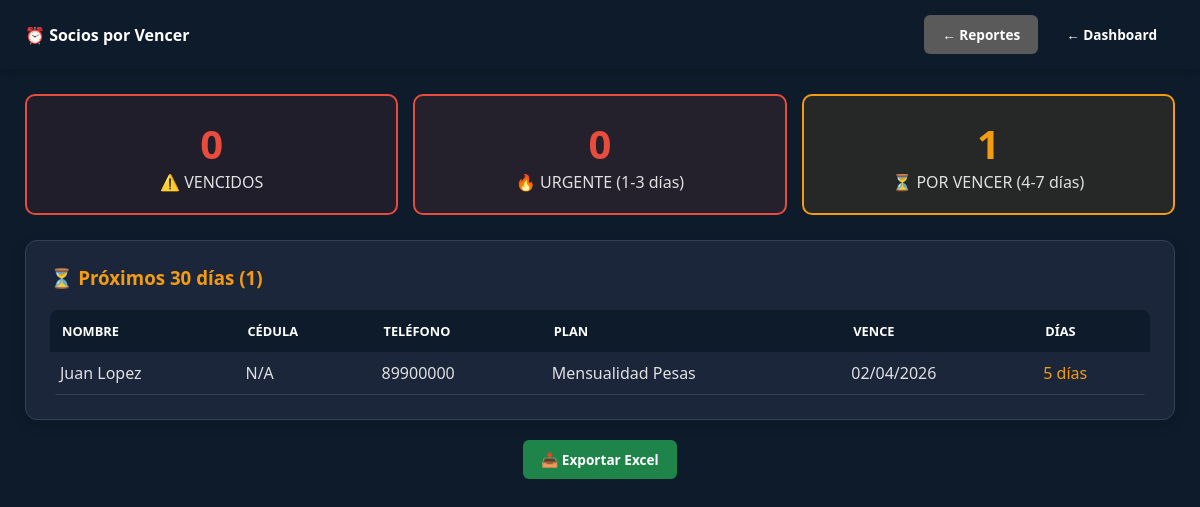
The page /views/admin/reporte_socios_vencer.php (signed in) on the database its author committed.
### tables this page shows
CREATE TABLE `socios` (
  `id` int(11) NOT NULL AUTO_INCREMENT,
  `nombre` varchar(50) NOT NULL,
  `apellido` varchar(50) NOT NULL,
  `cedula` varchar(20) DEFAULT NULL,
  `edad` int(3) DEFAULT NULL,
  `telefono` varchar(20) DEFAULT NULL,
  `enfermedad` text DEFAULT NULL,
  `fecha_ingreso` date NOT NULL,
  `emergencia_contacto` varchar(100) DEFAULT NULL,
  `foto_ruta` varchar(255) DEFAULT 'default.png',
  `estado` enum('ACTIVO','INACTIVO','DEUDOR') DEFAULT 'ACTIVO',
  `fecha_vencimiento` date DEFAULT NULL,
  `fecha_renovacion` date DEFAULT NULL,
  `id_plan` int(11) DEFAULT NULL,
  PRIMARY KEY (`id`),
  KEY `fk_socio_plan_gym` (`id_plan`),
  CONSTRAINT `fk_socio_plan` FOREIGN KEY (`id_plan`) REFERENCES `planes` (`id`) ON DELETE SET NULL,
  CONSTRAINT `fk_socio_plan_gym` FOREIGN KEY (`id_plan`) REFERENCES `planes` (`id`) ON DELETE SET NULL ON UPDATE CASCADE
);

CREATE TABLE `planes` (
  `id` int(11) NOT NULL AUTO_INCREMENT,
  `nombre_plan` varchar(100) NOT NULL,
  `duracion_dias` int(11) NOT NULL,
  `precio` decimal(10,2) NOT NULL,
  `estado` enum('ACTIVO','INACTIVO') DEFAULT 'ACTIVO',
  PRIMARY KEY (`id`)
);

### classes/Reporte.php (called while the page is built, shortened)
<?php
class Reporte {
    private $db;
    public function __construct($db) {
        $this->db = $db;
    }
    public function getSociosPorVencer($dias = 7) {
        $sql = "SELECT s.*, p.nombre_plan
                FROM socios s
                LEFT JOIN planes p ON s.id_plan = p.id
                WHERE s.estado = 'ACTIVO'
                AND s.fecha_vencimiento BETWEEN CURDATE() AND DATE_ADD(CURDATE(), INTERVAL ? DAY)
                ORDER BY s.fecha_vencimiento ASC";
        $stmt = $this->db->prepare($sql);
        $stmt->execute([$dias]);
        return $stmt->fetchAll(PDO::FETCH_ASSOC);
    }
    public function getSociosPorVencerAgrupados() {
        $sql = "SELECT
                    CASE
                        WHEN DATEDIFF(fecha_vencimiento, CURDATE()) <= 0 THEN 'VENCIDOS'
                        WHEN DATEDIFF(fecha_vencimiento, CURDATE()) <= 3 THEN 'URGENTE (1-3 días)'
                        WHEN DATEDIFF(fecha_vencimiento, CURDATE()) <= 7 THEN 'POR VENCER (4-7 días)'
                        ELSE 'PROXIMOS (8-30 días)'
                    END as grupo,
                    COUNT(*) as cantidad
                FROM socios
                WHERE estado = 'ACTIVO' AND fecha_vencimiento IS NOT NULL
                GROUP BY grupo
                ORDER BY FIELD(grupo, 'VENCIDOS', 'URGENTE (1-3 días)', 'POR VENCER (4-7 días)', 'PROXIMOS (8-30 días)')";
        $stmt = $this->db->prepare($sql);
        $stmt->execute();
        return $stmt->fetchAll(PDO::FETCH_ASSOC);
    }
}

### views/admin/reporte_socios_vencer.php (the view, shortened to what this page needs)
<?php
require_once "../../classes/Reporte.php";
$db = (new Database())->getConnection();
$config = (new AppConfig($db))->obtenerConfig();
$tema = $_SESSION['tema'] ?? $config['tema'] ?? 'default';
$reporte = new Reporte($db);
$desde = $_GET['desde'] ?? date('Y-m-01');
$hasta = $_GET['hasta'] ?? date('Y-m-d');
$agrupados = $reporte->getSociosPorVencerAgrupados();
$sociosPorVencer = $reporte->getSociosPorVencer(30);
?>
<!DOCTYPE html>
<html lang="es">
<head>
    <link rel="stylesheet" href="../../public/css/estilos.css">
</head>
<body class="<?php echo ($tema !== 'default') ? 'tema-' . $tema : ''; ?>">
    <header>
        <div class="logo"><h2>⏰ Socios por Vencer</h2></div>
        <div style="display:flex; gap:10px;">
            <a href="reportes.php" class="btn-volver gris">← Reportes</a>
            <a href="../dashboard.php" class="btn-volver">← Dashboard</a>
        </div>
    </header>
    <div class="dashboard-wrapper">
        <div class="alerta-grid">
            <?php
            $totalVencidos = 0;
            $totalUrgente = 0;
            $totalProximos = 0;
            foreach($agrupados as $a) {
                if(strpos($a['grupo'], 'POR VENCER') !== false) $totalProximos = $a['cantidad'];
            }
            ?>
            <div class="alerta-card vencidos">
                <div class="cantidad"><?php echo $totalVencidos; ?></div>
                <div>⚠️ VENCIDOS</div>
            </div>
            <div class="alerta-card urgente">
                <div class="cantidad"><?php echo $totalUrgente; ?></div>
                <div>🔥 URGENTE (1-3 días)</div>
            </div>
            <div class="alerta-card proximos">
                <div class="cantidad"><?php echo $totalProximos; ?></div>
                <div>⏳ POR VENCER (4-7 días)</div>
            </div>
        </div>
        <?php if(count($sociosPorVencer) > 0): ?>
        <div class="stat-card">
            <h3 style="color:var(--warning);">⏳ Próximos 30 días (<?php echo count($sociosPorVencer); ?>)</h3>
            <table class="tabla-socios">
                <thead>
                    <tr><th>Nombre</th><th>Cédula</th><th>Teléfono</th><th>Plan</th><th>Vence</th><th>Días</th></tr>
                </thead>
                <tbody>
                    <?php foreach($sociosPorVencer as $s):
                        $dias = floor((strtotime($s['fecha_vencimiento']) - time()) / 86400);
                    ?>
                    <tr>
                        <td><?php echo $s['nombre'].' '.$s['apellido']; ?></td>
                        <td><?php echo $s['cedula']; ?></td>
                        <td><?php echo $s['telefono']; ?></td>
                        <td><?php echo $s['nombre_plan'] ?? 'N/A'; ?></td>
                        <td><?php echo date('d/m/Y', strtotime($s['fecha_vencimiento'])); ?></td>
                        <td style="color:<?php echo $dias <= 3 ? 'var(--danger)' : 'var(--warning)'; ?>"><?php echo $dias; ?> días</td>
                    </tr>
                    <?php endforeach; ?>
                </tbody>
            </table>
        </div>
        <?php endif; ?>
        <div style="text-align:center; margin-top:20px;">
            <a href="../../controllers/ExportController.php?type=socios&desde=<?php echo $desde; ?>&hasta=<?php echo $hasta; ?>" class="btn-volver verde" target="_blank">📥 Exportar Excel</a>
        </div>
    </div>
</body>
</html>

### public/css/estilos.css (style rules this page uses)
:root { --primary: #27ae60; --secondary: #2c3e50; --danger: #e74c3c; --warning: #f39c12; --info: #3498db; --dark: #1a1a1a; --light: #f4f4f4; --bg-body: #f4f4f4; --bg-card: #ffffff; --text-main: #333333; --text-muted: #666666; --border-color: #dddddd; --header-bg: #2c3e50; --input-bg: #ffffff; --input-text: #333333; --input-border: #cccccc; --link-color: #2980b9; }
body.tema-darkblue { --primary: #3498db; --secondary: #0d1b2a; --danger: #e74c3c; --warning: #f39c12; --info: #5dade2; --dark: #f4f4f4; --light: #1b263b; --bg-body: #0d1b2a; --bg-card: #1b263b; --text-main: #e0e0e0; --text-muted: #94a3b8; --border-color: #334155; --header-bg: #0d1b2a; --input-bg: #0d1b2a; --input-text: #e0e0e0; --input-border: #334155; --link-color: #3498db; }
* { box-sizing: border-box; }
body { font-family: 'Segoe UI', Tahoma, Geneva, Verdana, sans-serif; background-color: var(--bg-body); color: var(--text-main); margin: 0; }
header { background: var(--header-bg); color: white; padding: 15px 25px; display: flex; justify-content: space-between; align-items: center; box-shadow: 0 2px 10px rgba(0,0,0,0.2); }
.dashboard-wrapper { padding: 25px; max-width: 1400px; margin: 0 auto; }
.card, .stat-card, .actions-box, .chart-box, .tabla-container, .seccion, .filtro-container, .grid-stats, .card-stat, .login-card, .stat-card, .recaudado-header, .calculadora-box, .page-card { background: var(--bg-card); color: var(--text-main); border: 1px solid var(--border-color); border-radius: 10px; padding: 20px; margin-bottom: 20px; box-shadow: 0 2px 8px rgba(0,0,0,0.08); }
.stat-card { padding: 1.5rem; border-radius: 12px; color: white; transition: transform 0.3s ease; box-shadow: 0 4px 15px rgba(0,0,0,0.1); text-decoration: none; display: block; }
.btn-volver { display: inline-block; padding: 8px 15px; background: var(--header-bg); color: white; text-decoration: none; border-radius: 5px; font-size: 0.8rem; font-weight: 600; }
table { width: 100%; border-collapse: collapse; background: var(--bg-card); color: var(--text-main); border-radius: 8px; overflow: hidden; margin-top: 20px; }
th { background: var(--header-bg); color: white; padding: 14px 12px; text-align: left; font-size: 0.8rem; text-transform: uppercase; }
td { padding: 12px; border-bottom: 1px solid var(--border-color); }
h1, h2, h3, h4, h5, h6 { color: var(--text-main); margin-top: 0; }
a { color: var(--link-color); text-decoration: none; }
.logo h2 { color: white; font-size: 1rem; margin: 0; }
body.tema-oscuro header h2, body.tema-darkblue header h2 { color: white; }
body.tema-oscuro .logo h2, body.tema-darkblue .logo h2 { color: white; }
.btn-volver { display: inline-block; padding: 10px 18px; background: var(--secondary); color: white !important; text-decoration: none; border-radius: 6px; font-weight: 600; font-size: 0.85rem; transition: all 0.2s ease; }
.btn-volver.gris { background: #7f8c8d; }
body.tema-oscuro .btn-volver.gris, body.tema-darkblue .btn-volver.gris { background: #5a5a5a; }
body.tema-oscuro .btn-volver.verde, body.tema-darkblue .btn-volver.verde { background: #1e8449; }

### views/admin/reporte_socios_vencer.php (style rules this page uses)
:root { --primary: #27ae60; --danger: #e74c3c; --warning: #f39c12; --text-main: #333; --text-muted: #666; --bg-card: #fff; --border-color: #ddd; --header-bg: #2c3e50; }
body.tema-darkblue { --primary: #2ecc71; --danger: #e74c3c; --warning: #f39c12; --text-main: #e0e0e0; --text-muted: #94a3b8; --bg-card: #1b263b; --border-color: #334155; --header-bg: #0d1b2a; }
.alerta-grid { display: grid; grid-template-columns: repeat(auto-fit, minmax(200px, 1fr)); gap: 15px; margin-bottom: 25px; }
.alerta-card { padding: 20px; border-radius: 10px; text-align: center; border: 2px solid; background: var(--bg-card); }
.alerta-card .cantidad { font-size: 2.5rem; font-weight: bold; }
.urgente { background: rgba(231, 76, 60, 0.1); border-color: var(--danger); }
.urgente .cantidad { color: var(--danger); }
.proximos { background: rgba(243, 156, 18, 0.1); border-color: var(--warning); }
.proximos .cantidad { color: var(--warning); }
.vencidos { background: rgba(192, 57, 43, 0.1); border-color: var(--danger); }
.vencidos .cantidad { color: var(--danger); }
.tabla-socios { width: 100%; border-collapse: collapse; color: var(--text-main); }
.tabla-socios th { background: var(--header-bg); color: white; padding: 12px; text-align: left; }
.tabla-socios td { padding: 10px; border-bottom: 1px solid var(--border-color); }

### rows shown on the page
socios: nombre "Juan", apellido "Lopez", cedula "N/A", telefono "89900000", id_plan.nombre_plan "Mensualidad Pesas", fecha_vencimiento "02/04/2026", fecha_vencimiento "5"

### other values the page prints
$totalVencidos "0"
$totalUrgente "0"
$totalProximos "1"
count($sociosPorVencer) "1"
